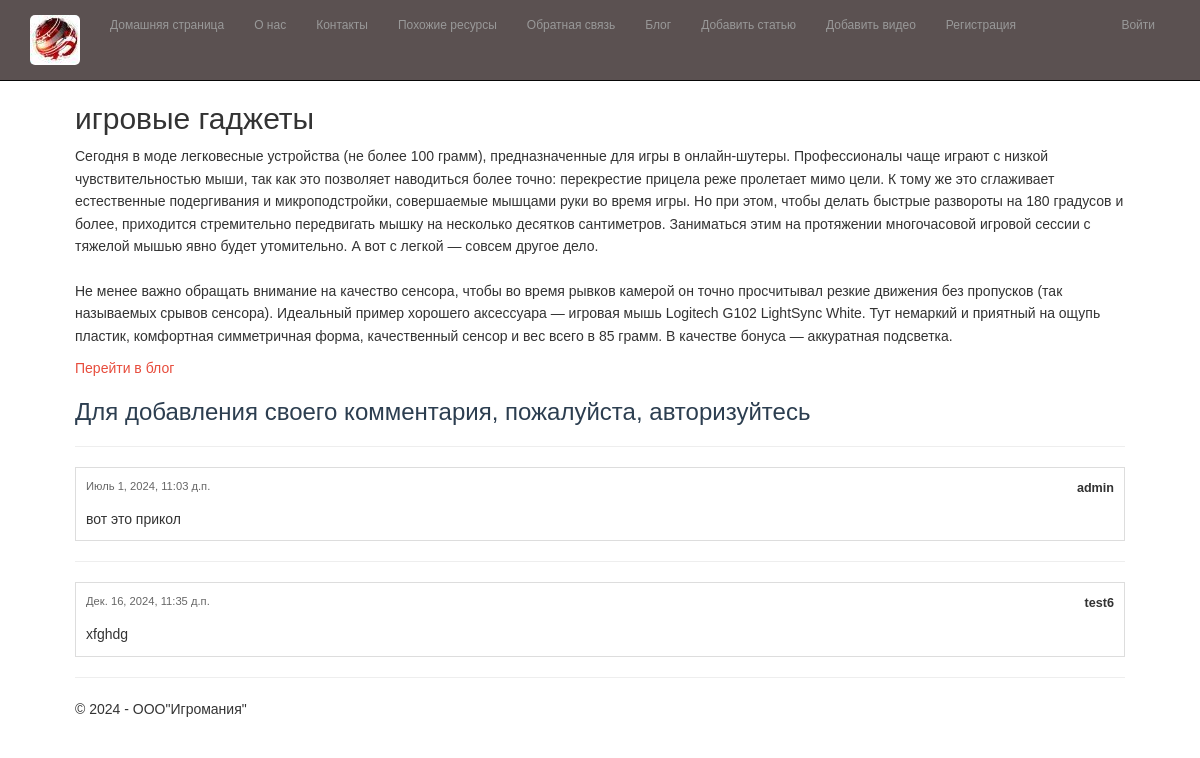
Screenshot of /blogpost/1/ with the database file from the repository.
### app/models.py (models this page shows, shortened)
class BlogArticle(models.Model):
    id = models.BigAutoField(primary_key=True)
    title = models.CharField(max_length=200, verbose_name="Заголовок")
    summary = models.TextField(max_length=500, verbose_name="Краткое содержание")
    content = models.TextField(verbose_name="Полное содержание")
    image = models.FileField(default = 'temp.jpg', verbose_name= 'Путь к картинке')
    pub_date = models.DateTimeField(default=timezone.now, verbose_name="Дата публикации")
    author = models.ForeignKey(User, null=True, blank=True, on_delete = models.SET_NULL, verbose_name = "Автор")
    class Meta:
        verbose_name = "Статья блога"
        verbose_name_plural = "Статьи блога"

class Comment(models.Model):
    post = models.ForeignKey(BlogArticle, on_delete=models.CASCADE, related_name='comments')
    author = models.ForeignKey(User, on_delete=models.CASCADE)
    text = models.TextField()
    date = models.DateTimeField(auto_now_add=True)

### app/views.py (the view)
# urls.py: path('blogpost/<int:parametr>/', views.blogpost, name='blogpost'),
def blogpost(request, parametr):
    assert isinstance(request, HttpRequest)
    comments = Comment.objects.filter(post=parametr)
    post_1 =  BlogArticle.objects.get(id=parametr) # запрос на выбор конкретной статьи по параметру
    if request.method == "POST": # после отправки данных формы на сервер методом POST
        form = CommentForm(request.POST)
        if form.is_valid():
            comment_f = form.save(commit=False)
            comment_f.author = request.user # добавляем (так как этого поля нет в форме) в модель Комментария (Comment) в поле автор авторизованного пользователя
            comment_f.date = datetime.now() # добавляем в модель Комментария (Comment) текущую дату
            comment_f.post = BlogArticle.objects.get(id=parametr) # добавляем в модель Комментария (Comment) статью, для которой данный комментарий
            comment_f.save() # сохраняем изменения после добавления полей
            return redirect('blogpost', parametr=post_1.id) # переадресация на ту же страницу статьи после отправки комментария
    else:
          form = CommentForm() # создание формы для ввода комментария
    return render(
       request,
       'app/blogpost.html',
           {
                 'comments': comments, # передача всех комментариев к данной статье в шаблон веб-страницы
                'form': form, # передача формы добавления комментария в шаблон веб-страницы
                'post_1': post_1, # передача конкретной статьи в шаблон веб-страницы
                 'year':datetime.now().year,
           }
    )

### app/templates/app/blogpost.html (shortened to what this page needs)
{% extends "app/layout.html" %}
{% block content %}
<h2> {{ post_1.title }} </h2>
<p> {{ post_1.content|linebreaksbr }} </p>
<p> <a href="{% url 'blog' %}">Перейти в блог</a> </p>
{% if user.is_authenticated %}
<h3>Добавить комментарий</h3>
<form method="POST">
    {% csrf_token %}
    <div>
        {{ form.as_p }}
        <button type="submit" class="save btn btn-default"> Отправить комментарий </button>
    </div>
</form>
{% else %}
<h3> Для добавления своего комментария, пожалуйста, авторизуйтесь </h3>
{% endif %}
{% for comment in comments %}
<hr />
<div class="comment">
    <div class="comment-header">
        <div class="comment-date">{{ comment.date }}</div>
        <div class="comment-author">{{ comment.author }}</div>
    </div>
    <div class="comment-text">{{ comment.text|linebreaksbr }} </div>
</div>
{% endfor %}
{% endblock %}

### app/static/app/content/site.css (style rules this page uses)
body { padding-top: 350px; padding-bottom: 20px; }
body { font-family: Arial, sans-serif; line-height: 1.6; padding: 60px; }
h2 { color: #333; }
.comment { border: 1px solid #ddd; margin-bottom: 10px; padding: 10px }
.comment-header { display: flex; justify-content: space-between; margin-bottom: 10px; }
.comment-date { color: #666; font-size: 0.8em; }
.comment-author { font-weight: bold; font-size: 0.9em; }
.comment-text { line-height: 1.6; }

### rows the page displays
BlogArticle: title "игровые гаджеты", content "Сегодня в моде легковесные устройства (не более 100 грамм), предназначенные для игры в онлайн-шутеры. Профессионалы чаще играют с низкой чувствительностью мыши, так как это позволяет наводиться более точно: перекрестие прицела реже пролетает мимо цели. К тому же это сглаживает естественные подергивания и микроподстройки, совершаемые мышцами руки во время игры. Но при этом, чтобы делать быстрые развороты на 180 градусов и более, приходится стремительно передвигать мышку на несколько десятков сантиметров. Заниматься этим на протяжении многочасовой игровой сессии с тяжелой мышью явно будет утомительно. А вот с легкой — совсем другое дело. Не менее важно обращать внимание на качество сенсора,…"
Comment: date "Июль 1, 2024, 11:03 д.п.", author "admin", text "вот это прикол"
Comment: date "Дек. 16, 2024, 11:35 д.п.", author "test6", text "xfghdg"
